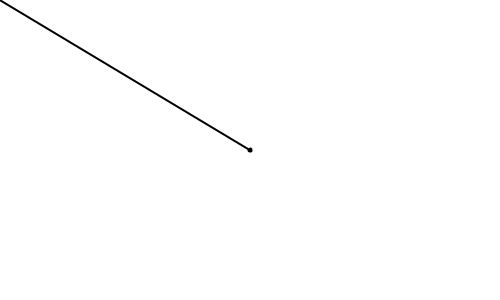
Frame 1 (no input)
Frame 60 (the mouse pressed at the canvas centre just before this capture): identical to frame 1, image omitted
Frame 120 (the mouse held since frame 60 and released just before this capture): blank canvas, image omitted

The Processing sketch that drew this single still picture (run headless with seeded random() and noise(); from frame 60 on, the mouse is pressed at the canvas centre):

// Processing sketch: vectorMath01
// ── vectorMath01.pde
// demonstrates use of vector subtraction and translate

void setup() {
  size(500,300);
}

void draw() {
  background(255);
  strokeWeight(2);
  stroke(0);
  noFill();
  
  translate(width/2,height/2); // moves the point (0,0) to the center for objects
  ellipse(0,0,3,3); // draws an ellipse at (0,0)
  
  PVector mouse = new PVector(mouseX,mouseY); // vector with the mouse coordinates  //<>//
  PVector center = new PVector(width/2,height/2); // vector with the center coordinates
  
  mouse.sub(center); // finds distance between mouse coordinates and center coordinates
  
  line(0,0,mouse.x,mouse.y); // displays said distance as a line
}
